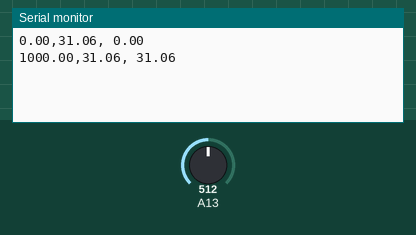
A sketch run on a simulated Arduino Mega 2560, built with avr-gcc and run on an emulated ATmega2560. On the bench: the last lines printed to the serial monitor. The inputs (shaded band) are chosen by the test bench; at power-on: A13 = 512.

Above: at 1.8 s.
1.9 s: A13 set to 716
At 2.6 s:
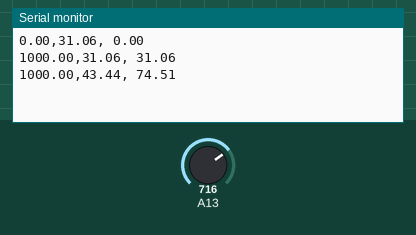
3.4 s: A13 set to 900
At 4.8 s:
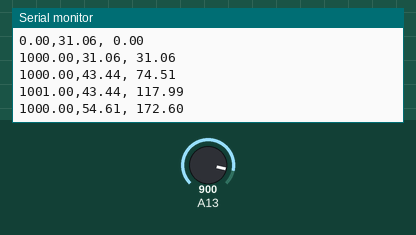
Timing chart, 0 to 6.4 s (numbered marks = the images above; inputs shaded):
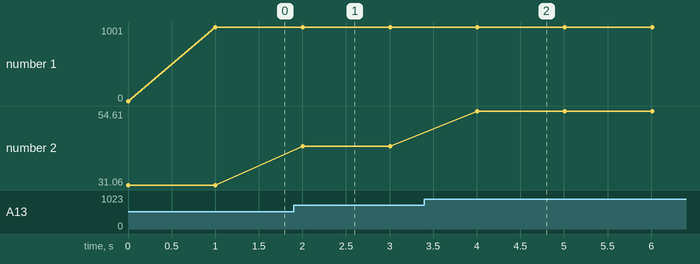

The sketch:

uv_meter_wave.ino
```cpp
// Delcare all constants and variables
volatile unsigned long last_time = 0;
volatile unsigned long delta_t;
volatile float UV_Dose_0, UV_Dose_1, UV_Dose_2;
float V_conversion = .725;

void setup(){
  // Set baud rate
  Serial.begin(9600);
}

void loop(){
  // Compute actual polling time difference
  float delta_t = millis() - last_time;

  // Compute the diode current of the sensor with diode_current function
  float Di_0 = diode_current(analogRead(A13));

  // Compute Irradaince at sensor with mapfloat function
  float Ir_0 = mapfloat(Di_0, 0.0, 1.0, 0.0, 9.0); //Convert the voltage to a UV intensity level

  // Update UV dosage at sensor
  UV_Dose_0 += Ir_0 * delta_t/1000.0;

  // Serial print the irradiance and uv dosage at sensor
  Serial.print(delta_t);
  Serial.print(",");
  Serial.print(Ir_0);
  Serial.print(", ");
  Serial.println(UV_Dose_0);

  // update the last measured time before the time delay
  last_time = millis();

  // Add delay
  delay(1000);
}


float diode_current(float A_in){
  float diode_current_val = 5.0 * A_in / 1023.0 / V_conversion;

  if (diode_current_val > .03) {
    return diode_current_val;
  }
  else {
    return 0.0;
  }
}

float mapfloat(float x, float in_min, float in_max, float out_min, float out_max){
  return (x - in_min) * (out_max - out_min) / (in_max - in_min) + out_min;
}
```

Measured:
- after the input at 1.9 s, the serial monitor: prints a new line after 0.10 s (image 1)
- after the input at 3.4 s, the serial monitor: prints a new line after 0.61 s (image 2)
- plotted number 2: 31.06 → 43.44 after the input at 1.9 s, 43.44 → 54.61 after the input at 3.4 s
